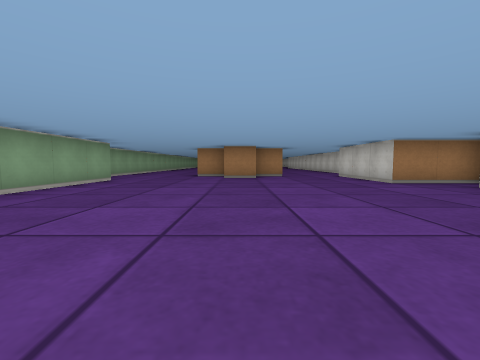
[1] (above)

17 first-person views from a walk through a cub3D ray-caster map. The camera is about half as high as the walls, tilts 4° down and sees 90° across. The floor is counted in squares. Each view is taken from the middle of a square. On the plan, view 1 faces up. The plan holds only what a view shows up to about 9 squares ahead; the rest is blank. The place goes on beyond the plan.

[2]
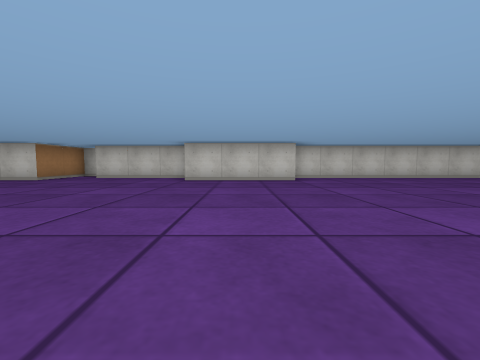

[3]
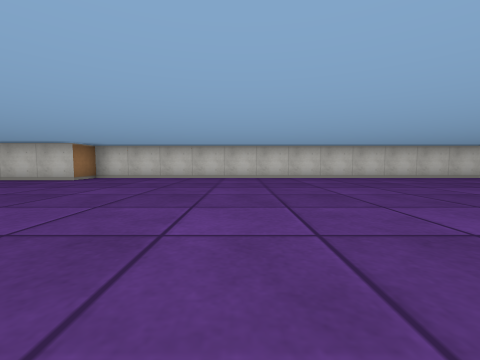

[4]
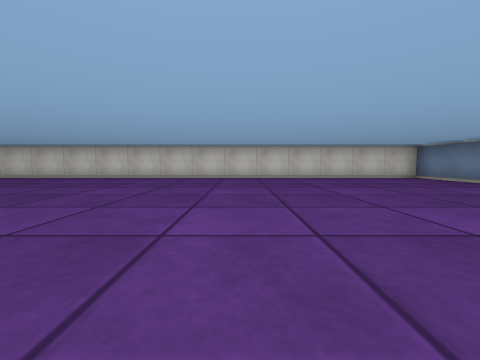

[5]
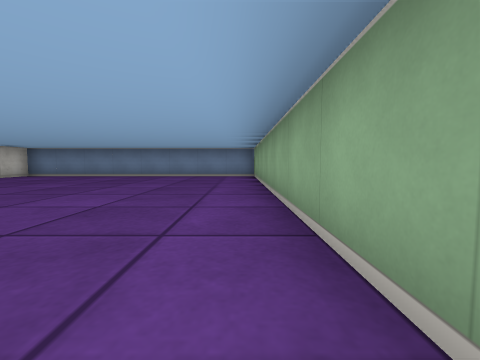

[6]
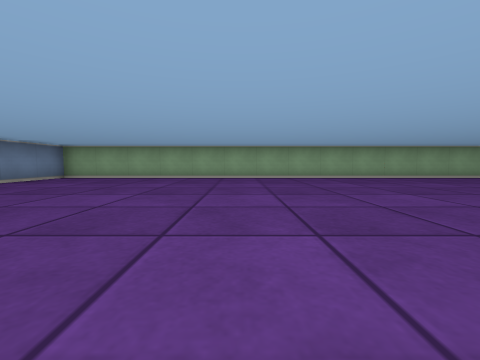

[7]
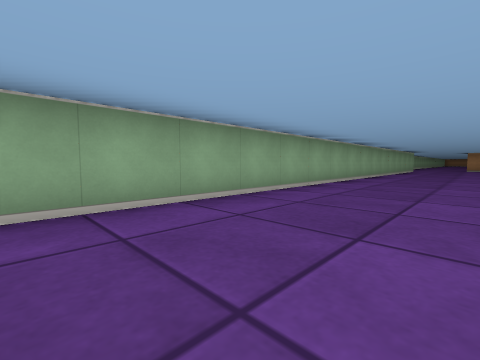

[8]
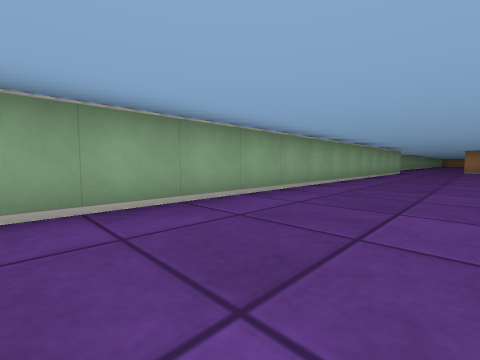

[9]
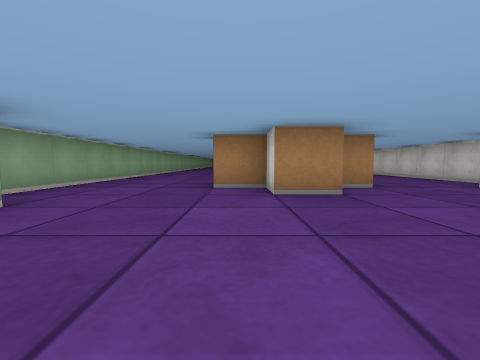

[10]
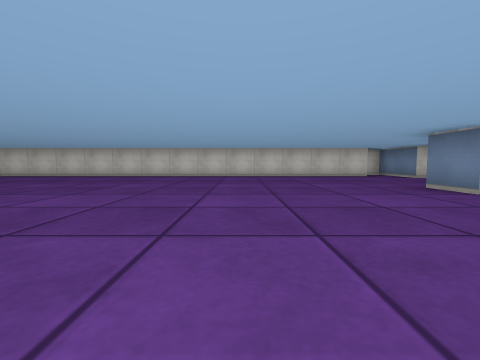

[11]
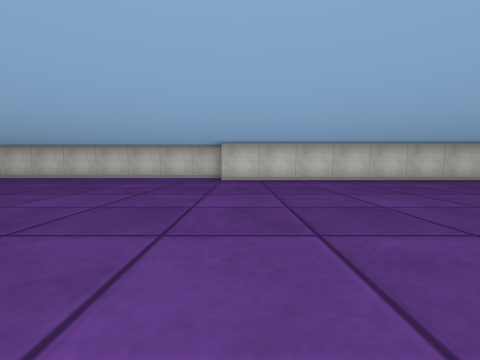

[12]
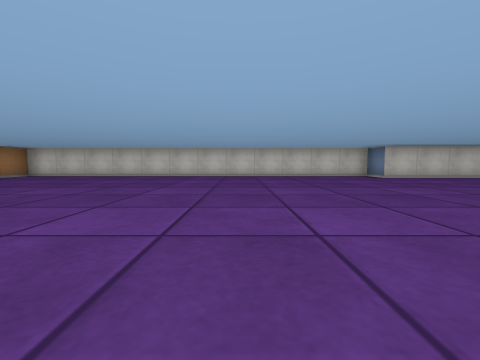

[13]
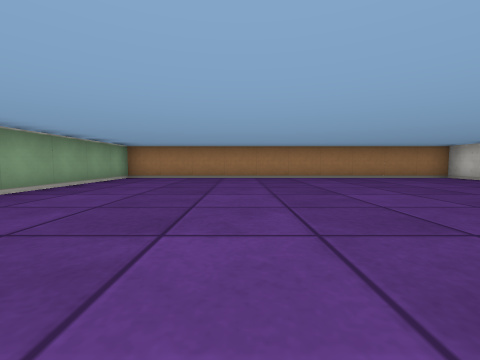

[14]
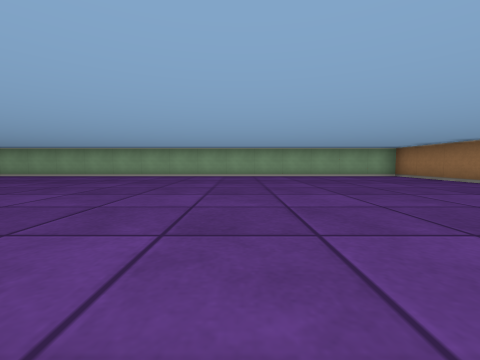

[15]
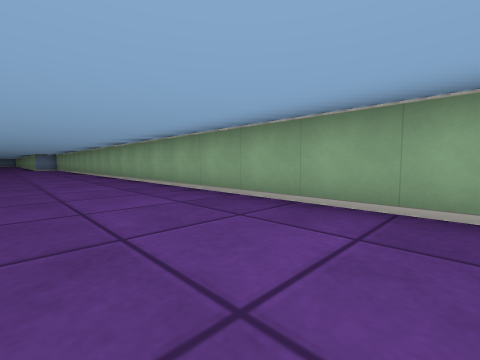

[16]
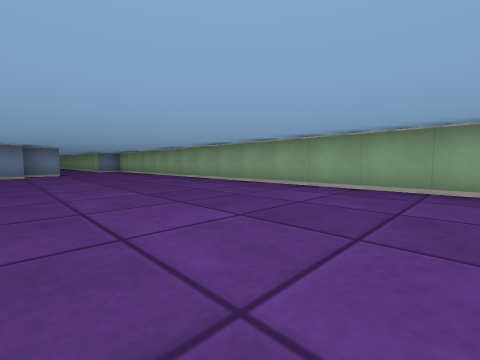

[17]
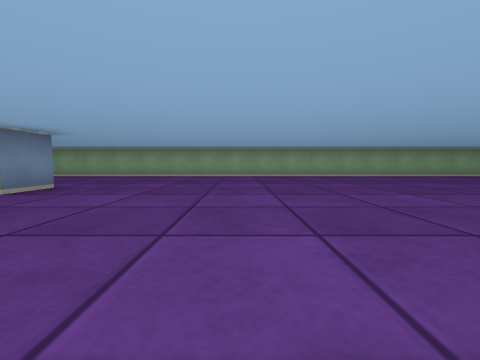

### Floor plan
Ten units are one square. View 1 is at (0, 0); x grows to the right and y downward. Boxes are objects, and circles mark ways between rooms. Rooms are numbered by the first view taken in them; rooms with no view inside come last. Other rooms are left out.
<svg viewBox="-50 -350 110 530">
<path fill="none" stroke="#000" d="M45 -16 45 -45M55 -50 55 -55 35 -55 35 -85M-35 -65 -35 175 45 175 45 15 35 15 35 -15M6 -75 -5 -75M16 -85 5 -85M-6 -105 5 -105M-16 -95 -5 -95M45 -94 45 -225 55 -225 55 -345 -45 -345 -45 -74M35 -85 51 -85M-5 -75 -5 -85 -15 -85"/>
<circle cx="-2" cy="-74" r="3" fill="#2a7"/>
<text x="0" y="50">1</text>
<text x="0" y="-220">2</text>
</svg>
Room 1 opens to room 2.

Where each view was taken, in squares from view 1:
view 1: 0 up, 0 right, facing up
view 2: 0 up, 3 left, facing right
view 3: 6 down, 3 left, facing right
view 4: 12 down, 3 left, facing right
view 5: 9 down, 3 left, facing down
view 6: 12 down, 4 right, facing left
view 7: 9 down, 1 left, facing up-left
view 8: 6 down, 1 left, facing up-left
view 9: 4 up, 1 left, facing up
view 10: 14 up, 4 left, facing right
view 11: 22 up, 2 left, facing right
view 12: 27 up, 3 left, facing right
view 13: 27 up, 1 left, facing up
view 14: 29 up, 4 right, facing left
view 15: 25 up, 2 left, facing down-left
view 16: 20 up, 0 right, facing down-left
view 17: 14 up, 4 right, facing left
